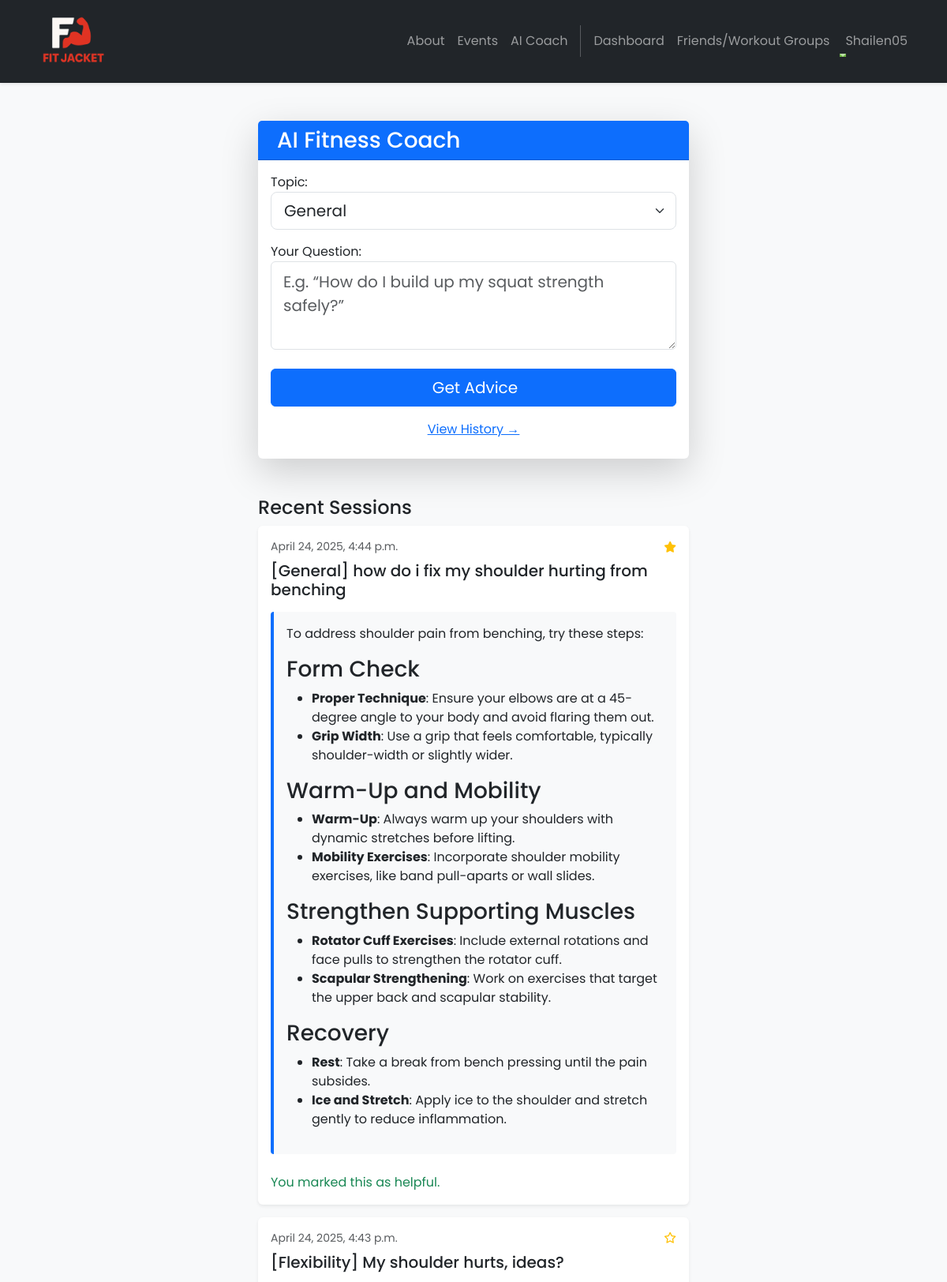
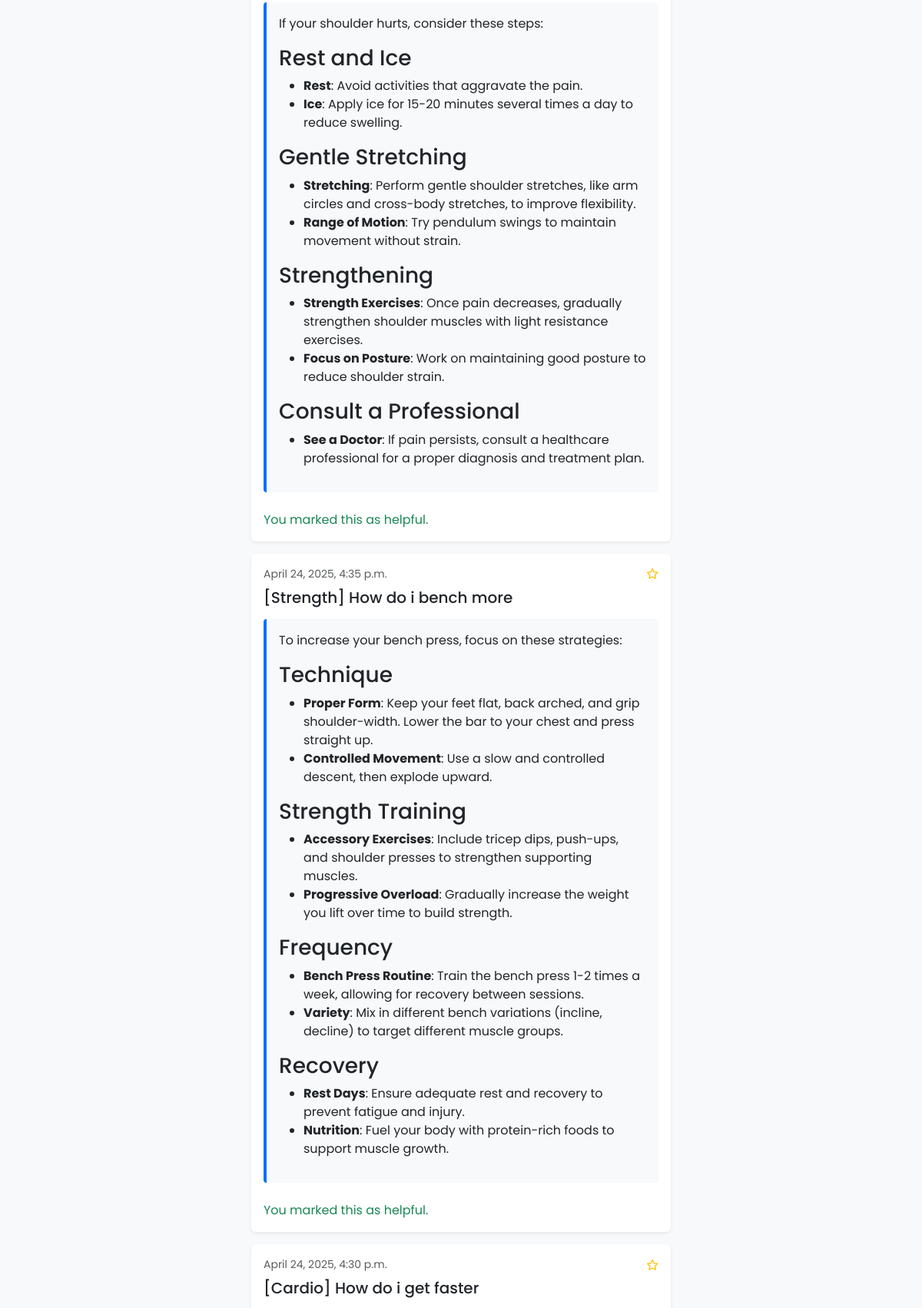
Screenshot of /coach/ (signed in, upper part) with the database file from the repository (2 pictures, top to bottom).
### ai_coach/models.py (models this page shows, shortened)
class CoachingSession(models.Model):
    CATEGORY_CHOICES = [
        ('general',    'General'),
        ('strength',   'Strength'),
        ('cardio',     'Cardio'),
        ('nutrition',  'Nutrition'),
        ('flexibility','Flexibility'),
    ]
    user = models.ForeignKey(User, on_delete=models.CASCADE)
    category = models.CharField(
        max_length=20,
        choices=CATEGORY_CHOICES,
        default='general'
    )
    question = models.TextField()
    response = models.TextField()
    created_at = models.DateTimeField(auto_now_add=True)
    is_favorite = models.BooleanField(default=False)
    is_helpful = models.BooleanField(null=True)
    class Meta:
        ordering = ['-created_at']

### ai_coach/views.py (the view)
# urls.py: path('', views.coach_home, name='home'),
@login_required
def coach_home(request):
    if request.method == 'POST':
        form = CoachingForm(request.POST)
        if form.is_valid():
            session = form.save(commit=False)
            session.user = request.user
            session.response = get_ai_coaching_response(
                request.user,
                form.cleaned_data['question'],
                form.cleaned_data['category']
            )
            session.save()
            messages.success(request, "Your coaching advice is ready!")
            url = reverse('ai_coach:home') + f"#session-{session.id}"
            return redirect(url)
    else:
        form = CoachingForm()
    recent_sessions = (
        CoachingSession.objects
        .filter(user=request.user)
        .order_by('-created_at')[:5]
    )
    return render(request, 'ai_coach/home.html', {
        'form': form,
        'recent_sessions': recent_sessions,
        'categories': CoachingSession.CATEGORY_CHOICES,
    })

### ai_coach/forms.py
class CoachingForm(forms.ModelForm):
    class Meta:
        model = CoachingSession
        fields = ['category', 'question']
        widgets = {
            'category': forms.Select(attrs={
                'class': 'form-select form-select-lg mb-3'
            }),
            'question': forms.Textarea(attrs={
                'class': 'form-control form-control-lg',
                'rows': 3,
                'placeholder': 'E.g. “How do I build up my squat strength safely?”'
            }),
        }
        labels = {
            'category': 'Topic',
            'question': 'Your Question'
        }

### accounts/context_processors.py (called while the page is built)
def admin_group(request):
    if request.user.is_authenticated:
        is_admin = request.user.groups.filter(name='admin').exists()
    else:
        is_admin = False
    return {'is_admin': is_admin}

### friends/context_processors.py (called while the page is built)
def user_groups(request):
    if request.user.is_authenticated:
        groups = WorkoutGroup.objects.filter(groupmember__user=request.user)
    else:
        groups = []
    return {'user_groups': groups}

### ai_coach/templates/ai_coach/home.html (shortened to what this page needs)
{% extends 'base.html' %}
{% block content %}
<div class="container py-5">
  <div class="row justify-content-center">
    <div class="col-lg-6">
      <div class="card shadow-lg animate__animated animate__fadeInLeft">
        <div class="card-header bg-primary text-white">
          <h3 class="mb-0"> AI Fitness Coach</h3>
        </div>
        <div class="card-body">
          <form method="post">
            <div class="mb-3">
              {{ form.category.label_tag }}
              {{ form.category }}
            </div>
            <div class="mb-4">
              {{ form.question.label_tag }}
              {{ form.question }}
            </div>
            <div class="d-grid gap-2">
              <button type="submit" class="btn btn-primary btn-lg">
                 Get Advice
              </button>
              <a href="{% url 'ai_coach:history' %}" class="btn btn-link">View History →</a>
            </div>
          </form>
        </div>
      </div>
      {% if recent_sessions %}
        <h4 class="mt-5 animate__animated animate__fadeInUp">Recent Sessions</h4>
        {% for s in recent_sessions %}
          <div id="session-{{ s.id }}"
               class="card mb-3 shadow-sm animate__animated animate__fadeInUp animate__delay-1s">
            <div class="card-body">
              <div class="d-flex justify-content-between align-items-center mb-2">
                <small class="text-muted">{{ s.created_at|date:"F j, Y, g:i a" }}</small>
                <button class="btn btn-sm favorite-btn" data-session-id="{{ s.id }}">
                  <i class="{% if s.is_favorite %}fas{% else %}far{% endif %} fa-star text-warning"></i>
                </button>
              </div>
              <h5 class="mt-2">[{{ s.get_category_display }}] {{ s.question }}</h5>
              <div class="mt-3 coach-response">
                {{ s.response|safe }}
              </div>
              <div class="mt-4">
                {% if s.is_helpful is None %}
                  Was this helpful?
                  <button class="btn btn-outline-success btn-sm feedback-btn"
                          data-session-id="{{ s.id }}" data-helpful="yes">👍</button>
                  <button class="btn btn-outline-danger btn-sm feedback-btn"
                          data-session-id="{{ s.id }}" data-helpful="no">👎</button>
                {% else %}
                  <span class="text-{{ s.is_helpful|yesno:'success,danger' }}">
                    You marked this as {{ s.is_helpful|yesno:'helpful,not helpful' }}.
                  </span>
                {% endif %}
              </div>
            </div>
          </div>
        {% endfor %}
      {% endif %}
    </div>
  </div>
</div>
{% endblock %}

### FitJacket/templates/base.html (shortened to what this page needs)
<!DOCTYPE html>
<html>
  {% load static %}
  <head>
    <link href="https://cdn.jsdelivr.net/npm/bootstrap@5.3.3/dist/css/bootstrap.min.css" rel="stylesheet">
    <link rel="stylesheet" href="https://cdnjs.cloudflare.com/ajax/libs/font-awesome/6.1.1/css/all.min.css">
    <link rel="stylesheet" type="text/css" href="{% static 'css/style.css' %}">
  </head>
  <body>
    <nav class="navbar navbar-dark bg-dark navbar-expand-lg sticky-top shadow-sm py-2m">
      <div class="container">
        <a class="navbar-brand" href="{% url 'home.index' %}">
          <img src="{% static 'img/fitjacketlogo.png' %}" style="height:100px; width:auto;" alt="logo" />
        </a>
        <div class="collapse navbar-collapse" id="navbarNavAltMarkup">
          <div class="navbar-nav ms-auto navbar-ml">
            <a class="nav-link {% if request.path == '/about/' %}active{% endif %}" href="{% url 'home.about' %}" aria-current="{% if request.path == '/about/' %}page{% endif %}">About</a>
            <a class="nav-link {% if request.path == '/events/' %}active{% endif %}" href="{% url 'events.about' %}" aria-current="{% if request.path == '/events/' %}page{% endif %}">Events</a>
            <a class="nav-link" href="{% url 'ai_coach:home' %}">AI Coach</a>
            {% if user.is_authenticated %}
              <a class="nav-link {% if request.path == '/dashboard/' %}active{% endif %}" href="{% url 'Dashboard' %}" aria-current="{% if request.path == '/dashboard/' %}page{% endif %}">Dashboard</a>
              <a class="nav-link" href="{% url 'friends:userList' %}">Friends/Workout Groups</a>
              <li class="nav-item dropdown">
                <a class="nav-link dropdown-toggle" href="#" role="button" data-bs-toggle="dropdown">
                   {{ user.username }}
                </a>
              </li>
            {% else %}
              <a class="nav-link" href="{% url 'accounts.login' %}">Login</a>
              <a class="nav-link" href="{% url 'accounts.signup' %}">Sign Up</a>
              <a class="nav-link" href="{% url 'accounts.resetPassword' %}">Reset Password</a>
            {% endif %}
          </div>
        </div>
      </div>
    </nav>
    <div class="main-content" style="height: 80vh;">
      {% block content %}
      {% endblock content %}
    </div>
  </body>
</html>

### FitJacket/static/css/style.css (style rules this page uses)
body { font-family: 'Poppins', sans-serif; background-color: #f8f9fa; min-height: 100vh; display: flex; flex-direction: column; }
.main-content { flex: 1; }
.navbar { box-shadow: 0 2px 4px rgba(0,0,0,0.1); min-height: 60px; align-items: center; }
nav.navbar { padding-top: 0.15rem; padding-bottom: 0.15rem; }
.navbar-brand { position: relative; overflow: visible; padding-top: 0; padding-bottom: 0; }
.navbar-brand img { height: 100px !important; width: auto !important; transition: transform 0.2s; }
.nav-link { position: relative; transition: color 0.3s; }
.nav-link:after { content: ''; position: absolute; width: 0; height: 2px; bottom: 0; left: 0; background-color: #6ab43e; transition: width 0.3s; }
.card { transition: transform 0.2s, box-shadow 0.2s; border: none; box-shadow: 0 2px 15px rgba(0,0,0,0.1); }
.btn { padding: 8px 20px; border-radius: 6px; transition: all 0.3s; }
.form-control { border-radius: 6px; border: 1px solid #dee2e6; padding: 10px 15px; transition: border-color 0.3s, box-shadow 0.3s; }

### ai_coach/templates/ai_coach/home.html (style rules this page uses)
.coach-response { background: #f8f9fa; padding: 1rem; border-left: 4px solid #0d6efd; border-radius: .25rem; }
.favorite-btn { background: none; border: none; padding: 0; line-height: 1; cursor: pointer; }

### rows the page displays
CoachingSession: created_at "April 24, 2025, 4:44 p.m.", is_favorite True (drawn), category "General", question "how do i fix my shoulder hurting from benching", response "To address shoulder pain from benching, try these steps: Form Check Proper Technique : Ensure your elbows are at a 45-degree angle to your body and avoid flaring them out. Grip Width : Use a grip that feels comfortable, typically shoulder-width or slightly wider. Warm-Up and Mobility Warm-Up : Always warm up your shoulders with dynamic stretches before lifting. Mobility Exercises : Incorporate shoulder mobility exercises, like band pull-aparts or wall slides. Strengthen Supporting Muscles Rotator Cuff Exercises : Include external rotations and face pulls to strengthen the rotator cuff. Scapular Strengthening : Work on exercises that target the upper back and scapular stability. Recovery…", is_helpful "helpful"
CoachingSession: created_at "April 24, 2025, 4:43 p.m.", is_favorite False (drawn), category "Flexibility", question "My shoulder hurts, ideas?", response "If your shoulder hurts, consider these steps: Rest and Ice Rest : Avoid activities that aggravate the pain. Ice : Apply ice for 15-20 minutes several times a day to reduce swelling. Gentle Stretching Stretching : Perform gentle shoulder stretches, like arm circles and cross-body stretches, to improve flexibility. Range of Motion : Try pendulum swings to maintain movement without strain. Strengthening Strength Exercises : Once pain decreases, gradually strengthen shoulder muscles with light resistance exercises. Focus on Posture : Work on maintaining good posture to reduce shoulder strain. Consult a Professional See a Doctor : If pain persists, consult a healthcare professional for a proper…", is_helpful "helpful"
CoachingSession: created_at "April 24, 2025, 4:35 p.m.", is_favorite False (drawn), category "Strength", question "How do i bench more", response "To increase your bench press, focus on these strategies: Technique Proper Form : Keep your feet flat, back arched, and grip shoulder-width. Lower the bar to your chest and press straight up. Controlled Movement : Use a slow and controlled descent, then explode upward. Strength Training Accessory Exercises : Include tricep dips, push-ups, and shoulder presses to strengthen supporting muscles. Progressive Overload : Gradually increase the weight you lift over time to build strength. Frequency Bench Press Routine : Train the bench press 1-2 times a week, allowing for recovery between sessions. Variety : Mix in different bench variations (incline, decline) to target different muscle groups.…", is_helpful "helpful"
CoachingSession: created_at "April 24, 2025, 4:30 p.m.", is_favorite False (drawn), category "Cardio", question "How do i get faster"

### other values shown
{{ user.username }} "Shailen05"
